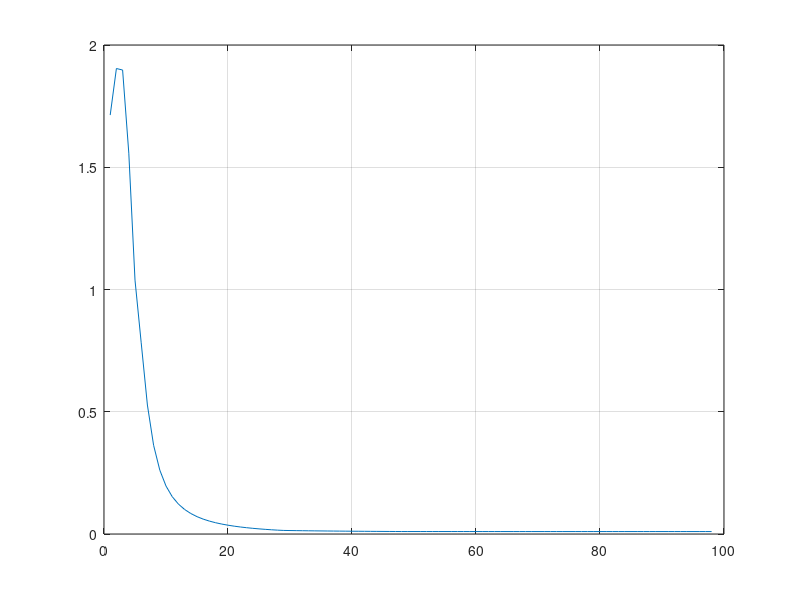
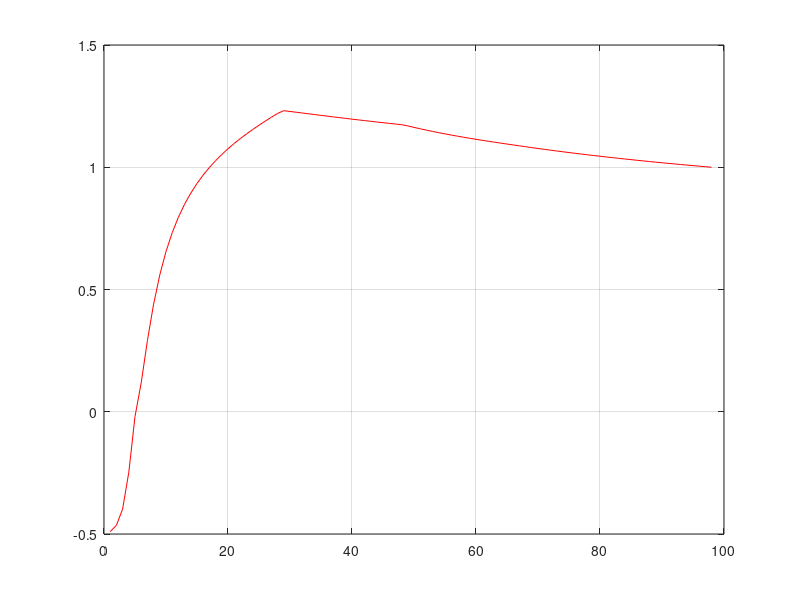

Recreate these plots in MATLAB, in order.
    clc 
m=100;
arr=1:m-2;  
al=1:m-2;


left=1;
right=20;


for n=3:m
    h=(right-left)/(n-1);
    z=0:0.01:h;
    
    
    x=left:h:right;
    y=sin(x);
    
    d=1:n-2;
    if((n-2)>0)
        for e=1:2
            for t=1:(n-1)
                q=y(t+1)-y(t);
                y(t)=q;     
            end
        end
    else 
        d=0;
    end
    for i=1:n-2
        d(i)=y(i);
    end
    d=d';
    
    
    b1=0;
    bn=0;
    
    A=zeros(n-2,n-2);
    for i=1:n-2
        for j=1:n-2
            if (i==j)
                A(i,j)=4;
            end
            if ((j-i)==1)
                A(i,j)=1;
            end
            if ((i-j)==1)
                A(i,j)=1;
            end
        end
    end
    if (n==2)
        A=0;
    end
    disp(A);
    
    
    koefB=A^(-1)*d*3/(h^2);
    for i=1:2
        koefB=conv(koefB,[0,1]);
    end
    for i=1:n-1
        koefB(i)=koefB(i+1);
    end
    koefB(n)=0;
    koefB;
    
    
    koefA=1:n;
    for i=1:n-1
        koefA(i)=(koefB(i+1)-koefB(i))/(3*h);
    end
    koefA(n)=0;
    koefA=koefA';
    
    y=sin(x);
    for t=1:(n-1)
         q=y(t+1)-y(t);
         y(t)=q;            
    end
    koefC=1:n;
    for i=1:(n-1)
        koefC(i)=(y(i)/h)-(h*((2*koefB(i)+koefB(i+1))/3));
    end
    koefC(n)=0;
    koefC=koefC';
    
    koefD=sin(x);
    koefD=koefD';
    y=sin(x);
    
    
    %  arrayShow(1)=koefA(1);
    %  arrayShow(2)=koefB(1);
    %  arrayShow(3)=koefC(1);
    %  arrayShow(4)=koefD(i);
    xD=left:0.01:right;
    yD=sin(xD);
    
    arrayMaxLength=1:(n-1);
    arrayMaxX=zeros(n-1,2);
    arrayMaxY=zeros(n-1,2);
    
    
    
    
    
    
    for v=1:n-1
        resArray=[koefA(v),koefB(v),koefC(v),koefD(v)];
        disp(resArray);
    
        counter=0;
        tempMax=0;
        for j=x(v):0.01:(x(v)+h-0.01)
            counter=counter+0.01;
            temp=abs(polyval(resArray,counter)-sin(j));
            if(tempMax<temp)
                tempMax=temp;
                yMax=[polyval(resArray,counter),sin(j)];
                xMax=[j,j];
           end 
        end
        arrayMaxLength(v)=tempMax;
        for iter=1:2
            arrayMaxX(v,iter)=xMax(iter);
            arrayMaxY(v,iter)=yMax(iter);
        end
       
    end 
    goMax=arrayMaxLength(1);
    saveI=1;
    for i=2:n-1
        tempGoMax=arrayMaxLength(i);
        if (tempGoMax>goMax)
            goMax=tempGoMax;
            saveI=i;
        end
    end
    for i=1:n-1
        if (i==saveI)
            for iter=1:2
                xMax(iter)=arrayMaxX(i,iter);
                yMax(iter)=arrayMaxY(i,iter);
            end
        end
    end
    al(n-2)=-log(goMax)/(log(n));
    arr(n-2)=goMax;
end
justX=1:m-2;
justAl=1:m-2;
figure(1)
plot(justX,arr),grid
figure(2)
plot(justAl,al,"gr"),grid







